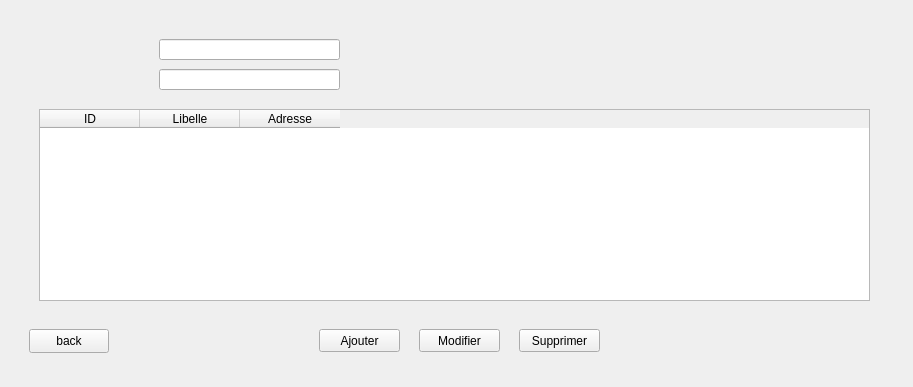
<?xml version="1.0" encoding="UTF-8"?>
<ui version="4.0">
 <class>MainWindow</class>
 <widget class="QMainWindow" name="MainWindow">
  <property name="geometry">
   <rect>
    <x>0</x>
    <y>0</y>
    <width>913</width>
    <height>387</height>
   </rect>
  </property>
  <property name="sizePolicy">
   <sizepolicy hsizetype="Fixed" vsizetype="Fixed">
    <horstretch>0</horstretch>
    <verstretch>0</verstretch>
   </sizepolicy>
  </property>
  <property name="windowTitle">
   <string>MainWindow</string>
  </property>
  <property name="styleSheet">
   <string notr="true">QMainWindow {background-image: url(./images/2.png);}</string>
  </property>
  <widget class="QWidget" name="centralwidget">
   <layout class="QHBoxLayout" name="horizontalLayout">
    <item>
     <widget class="QStackedWidget" name="stackedWidget">
      <property name="styleSheet">
       <string notr="true"/>
      </property>
      <property name="currentIndex">
       <number>4</number>
      </property>
      <widget class="QWidget" name="Login">
       <widget class="QPushButton" name="login">
        <property name="geometry">
         <rect>
          <x>590</x>
          <y>210</y>
          <width>80</width>
          <height>24</height>
         </rect>
        </property>
        <property name="text">
         <string>Login</string>
        </property>
       </widget>
       <widget class="QLineEdit" name="username">
        <property name="geometry">
         <rect>
          <x>520</x>
          <y>110</y>
          <width>151</width>
          <height>24</height>
         </rect>
        </property>
       </widget>
       <widget class="QLineEdit" name="password">
        <property name="geometry">
         <rect>
          <x>520</x>
          <y>150</y>
          <width>151</width>
          <height>24</height>
         </rect>
        </property>
       </widget>
      </widget>
      <widget class="QWidget" name="Menu">
       <widget class="QPushButton" name="peromenu">
        <property name="geometry">
         <rect>
          <x>80</x>
          <y>50</y>
          <width>311</width>
          <height>111</height>
         </rect>
        </property>
        <property name="text">
         <string>Getion de Personnel</string>
        </property>
       </widget>
       <widget class="QPushButton" name="pushButton_2">
        <property name="geometry">
         <rect>
          <x>460</x>
          <y>50</y>
          <width>321</width>
          <height>111</height>
         </rect>
        </property>
        <property name="text">
         <string>Gestion de Departement</string>
        </property>
       </widget>
       <widget class="QPushButton" name="pushButton_3">
        <property name="geometry">
         <rect>
          <x>290</x>
          <y>190</y>
          <width>311</width>
          <height>101</height>
         </rect>
        </property>
        <property name="text">
         <string>Gestion d'absence</string>
        </property>
       </widget>
      </widget>
      <widget class="QWidget" name="Personnel">
       <widget class="QLineEdit" name="Nom_edit">
        <property name="geometry">
         <rect>
          <x>80</x>
          <y>40</y>
          <width>131</width>
          <height>21</height>
         </rect>
        </property>
       </widget>
       <widget class="QLineEdit" name="Adr_edit">
        <property name="geometry">
         <rect>
          <x>290</x>
          <y>30</y>
          <width>121</width>
          <height>21</height>
         </rect>
        </property>
       </widget>
       <widget class="QLineEdit" name="Prenom_edit">
        <property name="geometry">
         <rect>
          <x>80</x>
          <y>70</y>
          <width>131</width>
          <height>21</height>
         </rect>
        </property>
       </widget>
       <widget class="QLineEdit" name="Cin_edit">
        <property name="geometry">
         <rect>
          <x>250</x>
          <y>70</y>
          <width>111</width>
          <height>21</height>
         </rect>
        </property>
       </widget>
       <widget class="QLineEdit" name="Fct_edit">
        <property name="geometry">
         <rect>
          <x>520</x>
          <y>30</y>
          <width>101</width>
          <height>21</height>
         </rect>
        </property>
       </widget>
       <widget class="QToolButton" name="Ajouter_btn">
        <property name="geometry">
         <rect>
          <x>240</x>
          <y>330</y>
          <width>101</width>
          <height>31</height>
         </rect>
        </property>
        <property name="text">
         <string>Ajouter</string>
        </property>
       </widget>
       <widget class="QToolButton" name="Modifier_btn">
        <property name="geometry">
         <rect>
          <x>430</x>
          <y>330</y>
          <width>101</width>
          <height>31</height>
         </rect>
        </property>
        <property name="text">
         <string>Modifier</string>
        </property>
       </widget>
       <widget class="QToolButton" name="back1_btn">
        <property name="geometry">
         <rect>
          <x>20</x>
          <y>330</y>
          <width>81</width>
          <height>23</height>
         </rect>
        </property>
        <property name="text">
         <string>Back</string>
        </property>
       </widget>
       <widget class="QToolButton" name="Supp_btn">
        <property name="geometry">
         <rect>
          <x>630</x>
          <y>330</y>
          <width>91</width>
          <height>31</height>
         </rect>
        </property>
        <property name="text">
         <string>Supprimer</string>
        </property>
       </widget>
       <widget class="QLineEdit" name="Salaire_edit_3">
        <property name="geometry">
         <rect>
          <x>750</x>
          <y>60</y>
          <width>131</width>
          <height>21</height>
         </rect>
        </property>
        <property name="text">
         <string/>
        </property>
       </widget>
       <widget class="QLineEdit" name="dateEdit">
        <property name="geometry">
         <rect>
          <x>560</x>
          <y>60</y>
          <width>81</width>
          <height>31</height>
         </rect>
        </property>
       </widget>
       <widget class="QComboBox" name="depa">
        <property name="geometry">
         <rect>
          <x>770</x>
          <y>30</y>
          <width>111</width>
          <height>21</height>
         </rect>
        </property>
       </widget>
       <widget class="QTableWidget" name="tableWidget">
        <property name="geometry">
         <rect>
          <x>40</x>
          <y>110</y>
          <width>821</width>
          <height>192</height>
         </rect>
        </property>
        <property name="selectionMode">
         <enum>QAbstractItemView::SingleSelection</enum>
        </property>
        <property name="selectionBehavior">
         <enum>QAbstractItemView::SelectRows</enum>
        </property>
        <column>
         <property name="text">
          <string>ID</string>
         </property>
        </column>
        <column>
         <property name="text">
          <string>Nom</string>
         </property>
        </column>
        <column>
         <property name="text">
          <string>Prénom</string>
         </property>
        </column>
        <column>
         <property name="text">
          <string>Adresse</string>
         </property>
        </column>
        <column>
         <property name="text">
          <string>CIN</string>
         </property>
        </column>
        <column>
         <property name="text">
          <string>Fonction</string>
         </property>
        </column>
        <column>
         <property name="text">
          <string>Date d'embauche</string>
         </property>
        </column>
        <column>
         <property name="text">
          <string>Salaire</string>
         </property>
        </column>
        <column>
         <property name="text">
          <string>Departement</string>
         </property>
        </column>
       </widget>
      </widget>
      <widget class="QWidget" name="Absense">
       <widget class="QLineEdit" name="perso_edit">
        <property name="geometry">
         <rect>
          <x>150</x>
          <y>30</y>
          <width>191</width>
          <height>21</height>
         </rect>
        </property>
       </widget>
       <widget class="QLineEdit" name="Raison_edit">
        <property name="geometry">
         <rect>
          <x>150</x>
          <y>60</y>
          <width>191</width>
          <height>21</height>
         </rect>
        </property>
       </widget>
       <widget class="QDateTimeEdit" name="end">
        <property name="geometry">
         <rect>
          <x>660</x>
          <y>50</y>
          <width>194</width>
          <height>25</height>
         </rect>
        </property>
       </widget>
       <widget class="QToolButton" name="Supp_btn_2">
        <property name="geometry">
         <rect>
          <x>510</x>
          <y>330</y>
          <width>81</width>
          <height>23</height>
         </rect>
        </property>
        <property name="text">
         <string>Supprimer</string>
        </property>
       </widget>
       <widget class="QToolButton" name="Ajouter_btn_2">
        <property name="geometry">
         <rect>
          <x>310</x>
          <y>330</y>
          <width>81</width>
          <height>23</height>
         </rect>
        </property>
        <property name="text">
         <string>Ajouter</string>
        </property>
       </widget>
       <widget class="QToolButton" name="Modifier_btn_2">
        <property name="geometry">
         <rect>
          <x>410</x>
          <y>330</y>
          <width>81</width>
          <height>23</height>
         </rect>
        </property>
        <property name="text">
         <string>Modifier</string>
        </property>
       </widget>
       <widget class="QTableView" name="tableView_2">
        <property name="geometry">
         <rect>
          <x>20</x>
          <y>120</y>
          <width>861</width>
          <height>201</height>
         </rect>
        </property>
        <property name="selectionMode">
         <enum>QAbstractItemView::SingleSelection</enum>
        </property>
        <property name="selectionBehavior">
         <enum>QAbstractItemView::SelectRows</enum>
        </property>
       </widget>
       <widget class="QDateTimeEdit" name="start">
        <property name="geometry">
         <rect>
          <x>660</x>
          <y>20</y>
          <width>194</width>
          <height>25</height>
         </rect>
        </property>
       </widget>
       <widget class="QPushButton" name="back3">
        <property name="geometry">
         <rect>
          <x>20</x>
          <y>330</y>
          <width>80</width>
          <height>24</height>
         </rect>
        </property>
        <property name="text">
         <string>back</string>
        </property>
       </widget>
      </widget>
      <widget class="QWidget" name="Departement">
       <widget class="QToolButton" name="Supp_btn_5">
        <property name="geometry">
         <rect>
          <x>510</x>
          <y>320</y>
          <width>81</width>
          <height>23</height>
         </rect>
        </property>
        <property name="text">
         <string>Supprimer</string>
        </property>
       </widget>
       <widget class="QToolButton" name="Ajouter_btn_5">
        <property name="geometry">
         <rect>
          <x>310</x>
          <y>320</y>
          <width>81</width>
          <height>23</height>
         </rect>
        </property>
        <property name="text">
         <string>Ajouter</string>
        </property>
       </widget>
       <widget class="QToolButton" name="Modifier_btn_5">
        <property name="geometry">
         <rect>
          <x>410</x>
          <y>320</y>
          <width>81</width>
          <height>23</height>
         </rect>
        </property>
        <property name="text">
         <string>Modifier</string>
        </property>
       </widget>
       <widget class="QLineEdit" name="Adress_dep_edit">
        <property name="geometry">
         <rect>
          <x>150</x>
          <y>60</y>
          <width>181</width>
          <height>21</height>
         </rect>
        </property>
       </widget>
       <widget class="QLineEdit" name="libelle_edit">
        <property name="geometry">
         <rect>
          <x>150</x>
          <y>30</y>
          <width>181</width>
          <height>21</height>
         </rect>
        </property>
       </widget>
       <widget class="QPushButton" name="back2">
        <property name="geometry">
         <rect>
          <x>20</x>
          <y>320</y>
          <width>80</width>
          <height>24</height>
         </rect>
        </property>
        <property name="text">
         <string>back</string>
        </property>
       </widget>
       <widget class="QTableWidget" name="tableWidget_2">
        <property name="geometry">
         <rect>
          <x>30</x>
          <y>100</y>
          <width>831</width>
          <height>192</height>
         </rect>
        </property>
        <column>
         <property name="text">
          <string>ID</string>
         </property>
        </column>
        <column>
         <property name="text">
          <string>Libelle</string>
         </property>
        </column>
        <column>
         <property name="text">
          <string>Adresse</string>
         </property>
        </column>
       </widget>
      </widget>
     </widget>
    </item>
   </layout>
  </widget>
 </widget>
 <resources/>
 <connections/>
</ui>
